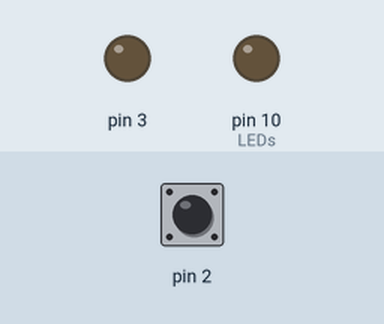
This sketch was run on a simulated Arduino Uno, built with avr-gcc and run on an emulated ATmega328P. On the bench: output pins drawn as LEDs (lit = HIGH). The inputs (shaded band) are chosen by the test bench; at power-on: pin 2 HIGH.

Above: at 1.2 s.
1.3 s: pin 2 pulled LOW for 0.15 s
At 2.2 s:
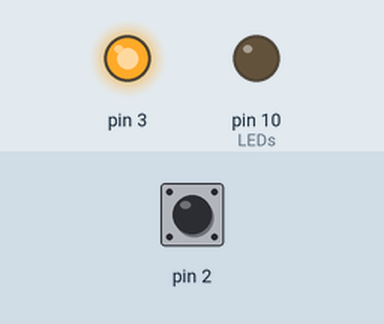
2.9 s: pin 2 pulled LOW for 1 s
At 4.6 s:
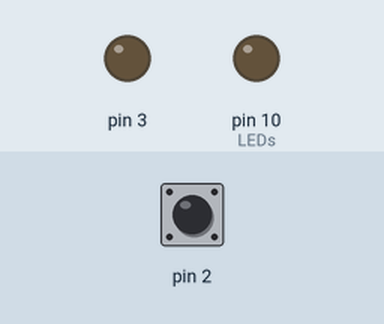
5.4 s: pin 2 pulled LOW for 3.2 s
At 9.4 s:
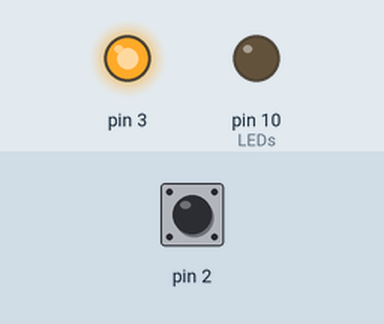
Timing chart, 0 to 10.9 s (numbered marks = the images above; inputs shaded):
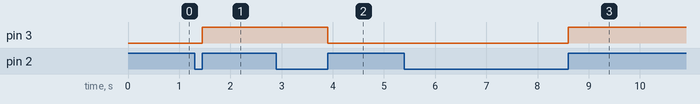

The sketch:

PoVGlobe_alpha.ino
```cpp
/*
*   Program:  Persistence of Vision Globe
*   Version:  0.1
*   Date:     12/6/19
*   Author:   R Miller
*   Language: C++
*   Compiler: avrdude via Arduino IDE
*   IDE:      Atom IDE, Arduino IDE
*   Platform: ATMega328p @ 16mHz
*
*   Will use 16-bit Timer1 for timing events
*     Registers -  TCNT1, OCR1A, OCR1B, ICR1
*/

/*
 *  Notes:
 *        Got spi succesfully working with pointers.
 *        Also got image stored and read from progmem succesfully
 *        made python program to turn .ppm files into the correct image type
 *        made test images & tested them
 *
 *        [x] Still have problems with the START/END protocol of LEDs. First one always white with 'end', dark with 'start' ::: FIXED
 *         [+]Error was in the endedness of the data shifting.
 *        [x] Need to solve how to write LEDs as a single strip
 *          [+] Sorted with offset and a reverse array reading function, quite trivial
 *        [-] Problem with image converting script needs to swap blue/red pixel values
 *
 *
 */


#include <avr/io.h>
#include <avr/pgmspace.h>

#include <Arduino.h>

#include "image5.h"

#define NUMLEDS     9
#define T_MAX       0xFFFF


/************* Function Prototypes *****************/

void spi_start();
void spi_end();
void spi_write(uint8_t *x);
void write_frame(uint32_t *data);
void write_frame_fwd(uint32_t *data);
void write_frame_rev(uint32_t *data);


/************* VARIABLES ****************************/

uint8_t LED_START = 0x00;
uint8_t LED_END = 0xFF;
uint8_t GLOBAL = 0xE0;
uint8_t BRIGHTNESS = 0x1F;

uint32_t T_NOW = 0;
uint32_t T_LAST = 0;
uint32_t T_ROT = 0;
uint16_t FRAME_T=0;
uint16_t FRAME_C=0;
uint16_t FRAME_NO = 126;
uint16_t TEMP =0;
int frame_size = (NUMLEDS * sizeof(uint32_t));
void *image_ptr;


uint32_t data[NUMLEDS];
uint32_t OFFSET = NUMLEDS * FRAME_NO;

/***************   INTERRUPT FUNCTIONS *********************/


ISR(INT0_vect){                           //  External Interrupt Vector on PORTD[2] - nano pin D2, PCB pin 20
    // (if can't turn off interrupts during an interrupt, use flags instead...)
    unsigned char sreg = SREG;            // store interrupt settings
    cli();                                // clear interrupts
    T_NOW = TCNT1;                        // get time now - rem, triggers twice per spin!
    if(T_LAST > T_NOW){                   // if timer overflown, must deal with differently
      T_ROT=T_NOW+(T_MAX-T_LAST);           // delta_T = t_now + (difference in t_last and max)
    } else { T_ROT = T_NOW - T_LAST; }    // otherwise t_rot = t_now - t_last
    T_LAST=T_NOW;                         // set t_last for next use
    FRAME_T = T_ROT/(FRAME_NO/2);         // get frame_t - triggers twice so divide frame_no by 2

    SREG=sreg;                            // restore interrupt settings
    PIND = (1 << PIND3);
  }                                       // end interrupt

ISR(TIM1_COMPA_vect){                     // interrupt on timer match; i.e FRAME_T reached
  // is this too much code for an interrupt? Could use flags instead.
  unsigned char sreg=SREG;                // store interrupt settings
  cli();                                  // clear interrupts
  FRAME_C++;                              // advance the frame counter
  if (FRAME_C > FRAME_NO) FRAME_C = 0;    // if frames completed, reset frame_c
//  SPI_W=1;                                // set SPI write flag - don't write here, too CPU intensive
  TEMP=TCNT1+FRAME_T;                     // find value for next interrupt. In case of overflow, use temp buffer
  if(TEMP > T_MAX){                         // if higher than counter max value
    OCR1A = (uint16_t)(TEMP-T_MAX);         // next frame is t - max temp variable? May need to typecast from a larger val)
  } else { OCR1A = (uint16_t)TEMP; }      // otherwise set next interrupt to temp - may need to typecast?
  SREG=sreg;                              // restore interrupts
}

/****************** SPI FUNCTIONS **********************/

void spi_write(uint8_t *x){                // SPI write function ( uses uint8_t as 8-byte val)
    SPDR = *x;                             // pass x into the 8 bit spi data reg
    while ((SPSR & (1<<SPIF)) == 0);      // wait until SPI transaction concluded (compare SPI reg with SPI done flag)
    return;
}


void spi_start(){               // start frame 32 * 0 bits
  for(int i=0; i<4; i++){       // send 4 lots of START
    SPDR = 0x00;                             // pass x into the 8 bit spi data reg
    while ((SPSR & (1<<SPIF)) == 0);      // wait until SPI transaction concluded (compare SPI reg with SPI done flag)
  }
}

void spi_end(){                 // end frame 32 * 1 bits
  for(int i=0; i<2; i++){       // send 4 lots of END - try more - see note
    SPDR = 0xFF;                             // pass x into the 8 bit spi data reg
    while ((SPSR & (1<<SPIF)) == 0);      // wait until SPI transaction concluded (compare SPI reg with SPI done flag)
  }
}

void write_frames(uint32_t *frame_ptr){                                        // takes pointer to data structure
                                                                              // if using progmem to hold data must retrieve with special functions first.
    //memcpy_P((void *)&data, (const void *)frame_ptr, sizeof(uint32_t)* 9);    // retrieve frame data from progmemory
    //uint8_t *ptr=(uint8_t *)&data[0];                                             // a uint8_t pointer to address in data
    spi_start();                                                              // write startframe
    write_frame_rev(frame_ptr);                                               // write 1st half of globe
    write_frame_fwd(frame_ptr+OFFSET);                                    // write 2nd half of globe -reverso- style
    spi_end();                                                                // send end frame
}

void write_frame_rev(uint32_t *frame_ptr){

    memcpy_P((void *)&data, (const void *)frame_ptr, sizeof(uint32_t) * NUMLEDS);
    uint8_t *ptr=(uint8_t *)&data[NUMLEDS-1];                                // for the 1st frame, write bottom to top
    for(int i=0; i<NUMLEDS; i++){
        spi_write(ptr+3);                                                    // write global
        spi_write(ptr+2);                                                    // next 8 bits for blue
        spi_write(ptr+1);                                                    // next 8 bits for green
        spi_write(ptr);                                                      // next 8 for red
        ptr -= 4;                                                            //  move backwards through the array
      }
  }

void write_frame_fwd(uint32_t *frame_ptr){

    memcpy_P((void *)&data, (const void *)frame_ptr, sizeof(uint32_t) * NUMLEDS);
    uint8_t *ptr=(uint8_t *)&data[0];                                        // for the 2nd frame, write top to bottom
    for(int i=0; i<NUMLEDS; i++){
        spi_write(ptr+3);                                                    // write global
        spi_write(ptr+2);                                                    // next 8 bits for blue
        spi_write(ptr+1);                                                    // next 8 bits for green
        spi_write(ptr);                                                      // next 8 for red
        ptr += 4;                                                            //  move forwards through the array
      }
  }

/********************* INIT FUNCTIONS ****************************/

void initSPI(){                           // sets up SPI interface
    PRR = (0 << PRSPI);                     // turns SPI on in Power Reduction registers
    DDRB = (1<<DDB2)|(1<<DDB3)|(1<<DDB5);     // init PortB pins as output - SS, MOSI, SCK
    SPCR = (1<<SPE)|(1<<MSTR)|(0<<SPR1)|(0<<SPR0);  // spi_enable | spi_master mode | spi speed setting
    SPSR = (0<<SPI2X);                      // set double speed on spi
    PORTB &= ~(1<<PB2);                     // set SS pin low - LEDs are dumb (technical term) but still need SS low in order to write out
}


void initTimer1(){

    TCCR1A = (0 << WGM11) | (0 << WGM10); // select normal mode in timer control register
    TCCR1B = (0 << WGM13) | (0 << WGM12) | (0 << CS12) | (1 << CS11) | (0 << CS10);   // set prescaler to 64
    TIMSK1 = (1 << OCIE1A);               // turn on interrupt if Output compare A = timer val
    TIFR1 = (1 << OCF1A);                 // generate flag on match ocA->timer, enables interrupt


  }

void initGPIO(){
    // use the int0 (D2) pin for the external interrupts
    // interrupt on falling edge of signal

    DDRD = (0 << DDD2) | (1 << DDD3);         // set d2 as input, d3 as output
    PORTD = (1 << PORTD2) | (0 << PORTD3);      // disable pullup resistor, put d3 out high
    EIMSK = (1 << INT0);                      // enable interrupt mask
    EICRA = (1 << ISC01) | (1 << ISC00);    // select  rising edge int
    EIFR = (1 << INTF0);                    // enable interrupt routine flag

  }

void setup() {
  // put your setup code here, to run once:

  initGPIO();
  //initTimer1();
  initSPI();
  image_ptr=&image[0];
}


void wait(int iters){
  for(int f= 0; f<iters; f++){
    for(int i=0; i<65535; i++){
        int a = 1000;
        int b = 1;
        for(int j=0;j<1000; j++){
            a-=b;
          }
      }
    }
  }


/************ MAIN LOOP ******************/

void loop() {
  // put your main code here, to run repeatedly:


}
```

Source omitted: image5.h (13647 bytes)

Measured:
- after the input at 1.3 s, pin 3: LOW → HIGH after 0.15 s
- after the input at 2.9 s, pin 3: HIGH → LOW after 1.0 s
- after the input at 5.4 s, pin 3: LOW → HIGH after 3.2 s
